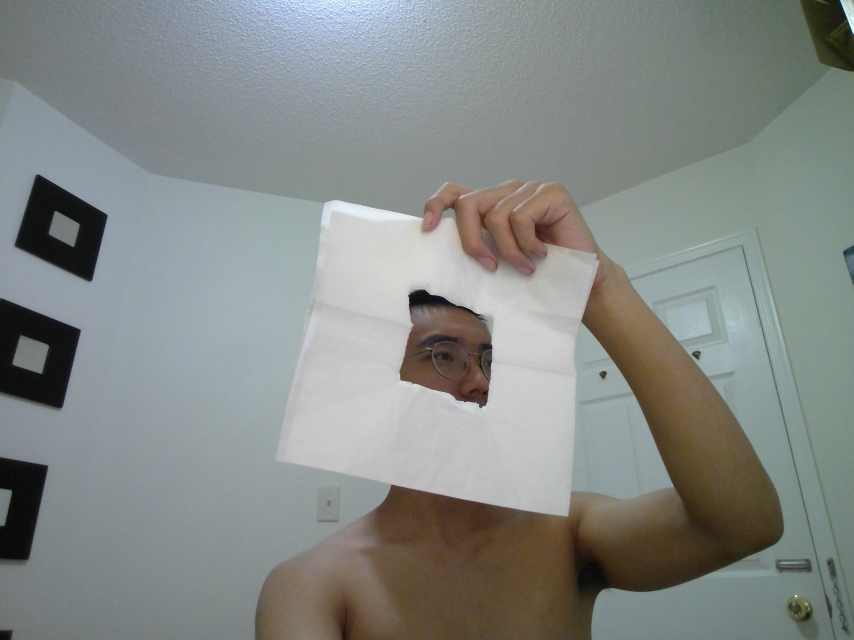
#> input picture Rect/2.jpg, 2560 x 1920 px (shown at 1/3 size)
$ python rect.py   (older library calls are emulated)
#> lines starting #> are read from the running program, lines starting #| are printed output that depends on the picture; after the words box and inside, x2 and y2 are one past the last pixel; in counts of white or black regions, pixels touching at a corner belong together
#finding a rect hole in white board
# need to adjust the hsv threshol mannully
import cv2
img=cv2.imread("2.jpg")
#> img is the input picture: shape (1920, 2560, 3); mean B, G, R 134.8, 137.6, 133.3
import numpy as np
img=cv2.resize(img,(img.shape[1]//5,img.shape[0]//5))
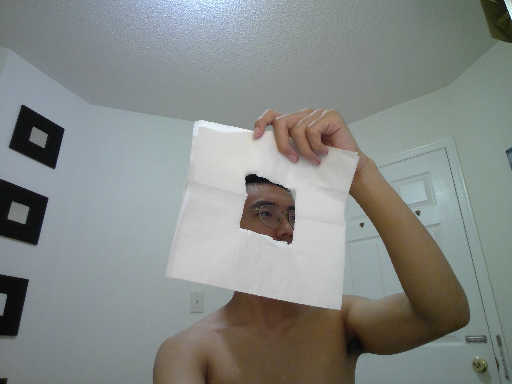
#> img: shape (384, 512, 3); mean B, G, R 134.8, 137.7, 133.3
dst=cv2.cvtColor(img,cv2.COLOR_RGB2HSV)
#> dst: shape (384, 512, 3); mean H, S, V 43, 34.9, 143
def nothing(x):
    pass
cv2.namedWindow('inr')
inr=cv2.inRange(dst,(0,0,0),(200,200,200))
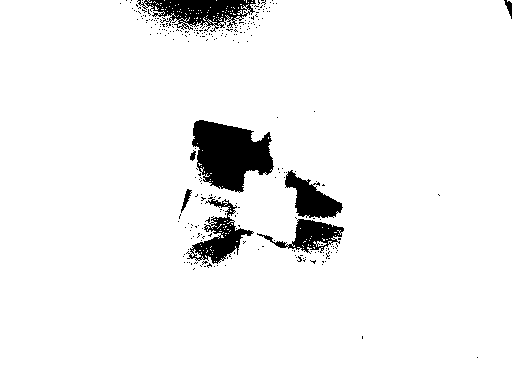
#> inr: shape (384, 512); 94.6% white; 265 black regions (257 under 20 px), largest, box (x1, y1, x2, y2) and area: (192, 120, 274, 193) 3915, (137, 0, 256, 32) 2013, (186, 197, 254, 264) 1507
cv2.createTrackbar('Hmin', 'inr', 0, 255, nothing)
cv2.createTrackbar('Smin', 'inr', 0, 255, nothing)
cv2.createTrackbar('Vmin', 'inr', 0, 255, nothing)
cv2.createTrackbar('Hmax', 'inr', 187, 255, nothing)
cv2.createTrackbar('Smax', 'inr', 187, 255, nothing)
cv2.createTrackbar('Vmax', 'inr', 187, 255, nothing)
cap=cv2.VideoCapture(0)
def child_contours(hierchy,contours):
    ans=[]
    b=hierchy[0][0][2]
    ans.append(b)
    while(b>0):
        b=hierchy[0][b][0]
        ans.append(b)
    ans=ans[:-1]
    cont=[]
    for i in ans:
        cont.append(contours[i])
    return cont
def judge(hierarchy,contours):
    ans=[]
    for i in range(hierarchy.shape[1]):
        if(hierarchy[0][i][3]!=-1):
            ans.append(contours[i])
    return ans

while True:
    _,frame=cap.read()
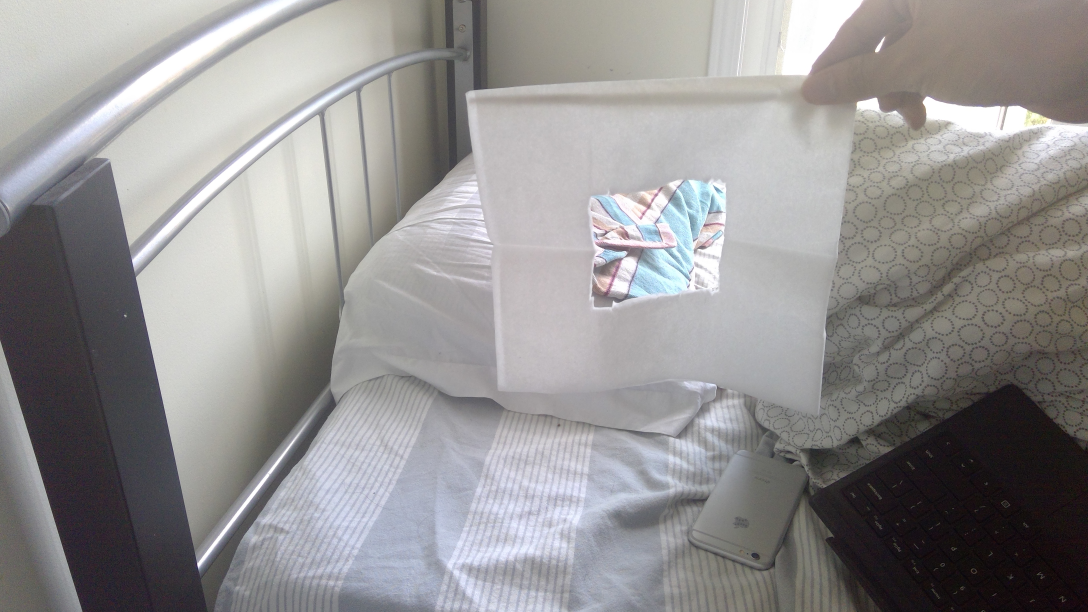
#> input picture Rect/1.jpg, 3264 x 1836 px, given in place of the camera (shown at 1/3 size)
#> frame is the input picture: shape (1836, 3264, 3); mean B, G, R 146.1, 146, 147.8
    #frame=img

    frame=cv2.resize(frame,(frame.shape[1]//2,frame.shape[0]//2))
#> frame: shape (918, 1632, 3)
    ori=frame
    frame=cv2.medianBlur(frame,3)
    hsv=cv2.cvtColor(frame,cv2.COLOR_RGB2HSV)
#> hsv: shape (918, 1632, 3); mean H, S, V 86.9, 19.6, 151.2
    #cv2.imshow("frame",frame)

    Hmin=cv2.getTrackbarPos('Hmin', 'inr')
    Smin=cv2.getTrackbarPos('Smin', 'inr')
    Vmin=cv2.getTrackbarPos('Vmin', 'inr')
    Hmax=cv2.getTrackbarPos('Hmax', 'inr')
    Smax=cv2.getTrackbarPos('Smax', 'inr')
    Vmax=cv2.getTrackbarPos('Vmax', 'inr')
    inr=cv2.inRange(frame,(Hmin,Smin,Vmin),(Hmax,Smax,Vmax))
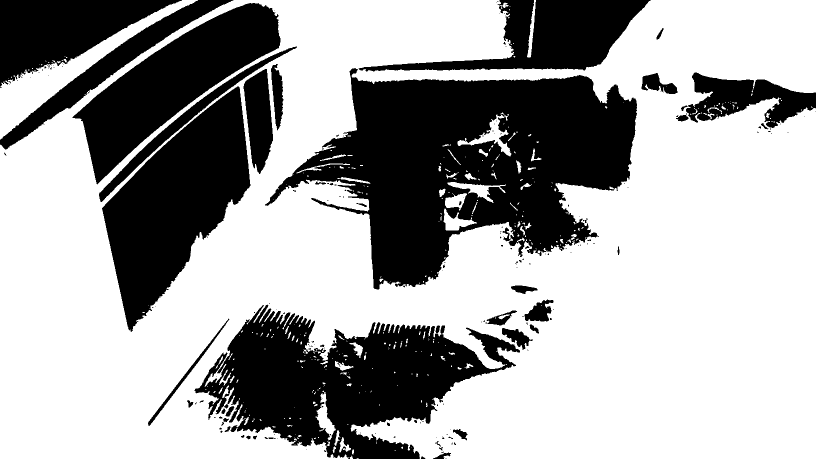
#> inr: shape (918, 1632) (shown at 1/2 size); 64.8% white; 197 black regions (147 under 20 px), largest, box (x1, y1, x2, y2) and area: (530, 136, 1274, 579) 173794, (389, 609, 1040, 918) 99450, (204, 173, 501, 664) 70605
    #inr=cv2.inRange(frame,(0,0,157),(187,24,217))#rear
    #inr=cv2.inRange(hsv,(0,0,0),(187,187,187))#front
    mask=(255-inr)//255
    #mask=inr//255
    te=frame
    for i in range(3):
        te[:,:,i]= np.multiply(frame[:,:,i],mask)
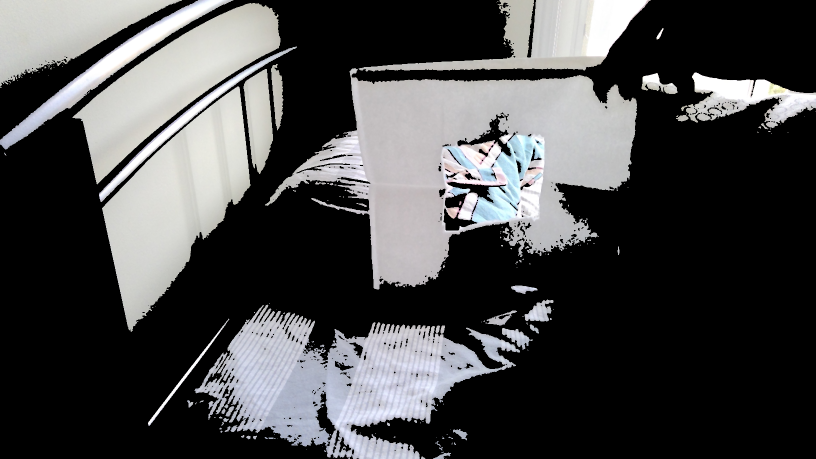
#> te: shape (918, 1632, 3) (shown at 1/2 size); mean B, G, R 72.8, 72.1, 71.9
    oo=cv2.cvtColor(te,cv2.COLOR_RGB2GRAY)
    kernel1=np.array([[0,-2,0],
    [-2,8,-2],[0,-2,0]])
    kernel2=np.array([[0.11,0.11,0.11],
    [0.11,0.11,0.11],[0.11,0.11,0.11]])
    kernele = np.ones((5, 5), np.uint8)
    #te = cv2.erode(te, kernele)
    #fil=cv2.filter2D(te,-1,kernel2)
    #fil=cv2.filter2D(te,-1,kernel2)
    fil=cv2.Canny(te,200,200*2.5)
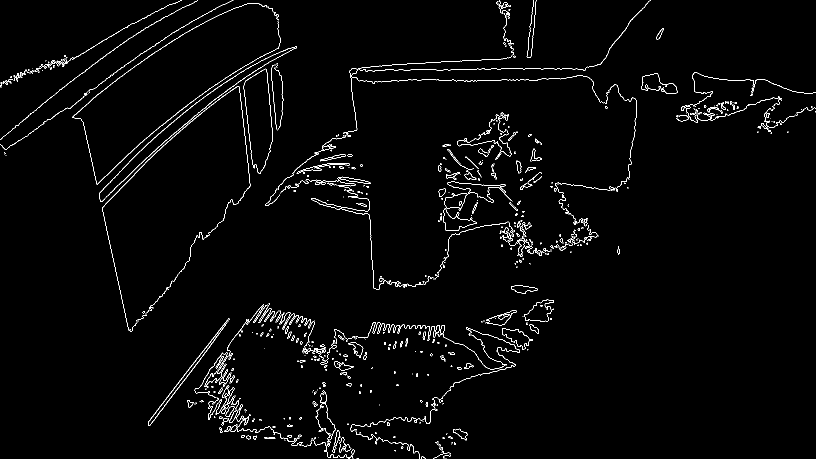
#> fil: shape (918, 1632) (shown at 1/2 size); 1.9% white in thin lines or dots
    #fil_s=cv2.cvtColor(fil,cv2.COLOR_RGB2GRAY)
    binary,contours, hierarchy=cv2.findContours(oo,cv2.RETR_TREE,cv2.CHAIN_APPROX_NONE)
#> contours = 598 contours, 448 with area under 20; largest, box (x1, y1, x2, y2) and area: (530, 136, 1274, 579) 180982, (389, 609, 1040, 918) 102122, (204, 173, 501, 664) 70012, (145, 6, 561, 369) 54335, (717, 0, 1302, 143) 34574
    cnttt=judge(hierarchy,contours)
#> after the loop in judge, `for i in range(hierarchy.shape[1]):`: ans = 412 contours, 299 with area under 20; largest, box (x1, y1, x2, y2) and area: (914, 228, 1024, 314) 2386, (630, 783, 673, 882) 1597, (894, 363, 1013, 407) 1593, (886, 416, 955, 462) 1362, (889, 385, 935, 422) 961
#> cnttt has the same summary as ans in judge
    cc=np.zeros([frame.shape[0],frame.shape[1]],dtype='uint8')
    #cont=child_contours(hierarchy,contours)
    #cv2.drawContours(cc,contours,-1,(255,255,255),1)
    maxArea=0
    index=0
    cnt_dict={}
    # [6 lines of commented-out code are left out]
    for i in range(len(cnttt)):
        if cv2.contourArea(cnttt[i])>maxArea:
            maxArea=cv2.contourArea(cnttt[i])
            index=i
#> this loop made 412 passes
#> maxArea on passes 2, 16, 47, 371: 118.5, 343.5, 1597, 2386
#> after the loop, index = 370; maxArea = 2386
    #maxi2=ordd[-2]
    maxc1=cnttt[index]
#> maxc1 = contour of 444 points, box (x1, y1, x2, y2) (914, 228, 1024, 314), area 2386
    cnt=[]
    #print(ordd)

    #maxc2=cnt_dict[maxi2]
    cnt.append(maxc1)
    #cnt.append(maxc2)
    epsilon = 0.1*cv2.arcLength(maxc1,True)
#> epsilon = 52.68
    recc=cv2.approxPolyDP(maxc1,epsilon,True)
#> recc = [[1009, 233], [1020, 313], [915, 290]]
    x, y, w, h = cv2.boundingRect(recc)
#> x = 915; y = 233; w = 106; h = 81
    cv2.rectangle(ori,(x,y),(x+w,y+h),(0,0,255),3)
    rect = cv2.minAreaRect(recc)
#> rect = ((964.5, 279.9), (100.9, 80.75), -7.83)
    box = cv2.boxPoints(rect)
#> box = [[920.1, 326.7], [909.1, 246.7], [1009, 233], [1020, 313]]
    box = np.int0(box)
#> box = [[920, 326], [909, 246], [1009, 233], [1020, 313]]
    cv2.drawContours(ori,[box],0,(0,255,0),2)
    #print(rect)

    #print(len(cnt))
    dd=cc
    #cv2.drawContours(cc,maxc2,-1,(255,255,255),3)

    cv2.drawContours(cc,[recc],-1,(255,255,255),1)
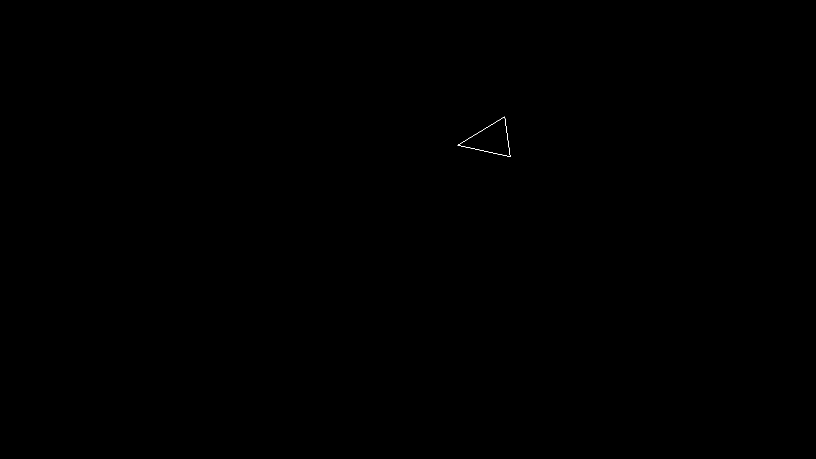
#> cc: shape (918, 1632) (shown at 1/2 size); 0.02% white in thin lines or dots, all inside (x1, y1, x2, y2) = (915, 233, 1021, 314)
    cv2.imshow("inr",inr)
    cv2.imshow("te",te)
    cv2.imshow("fil",fil)
    cv2.imshow('cc',cc)
    cv2.imshow('ori',ori)
    cv2.waitKey(20)
